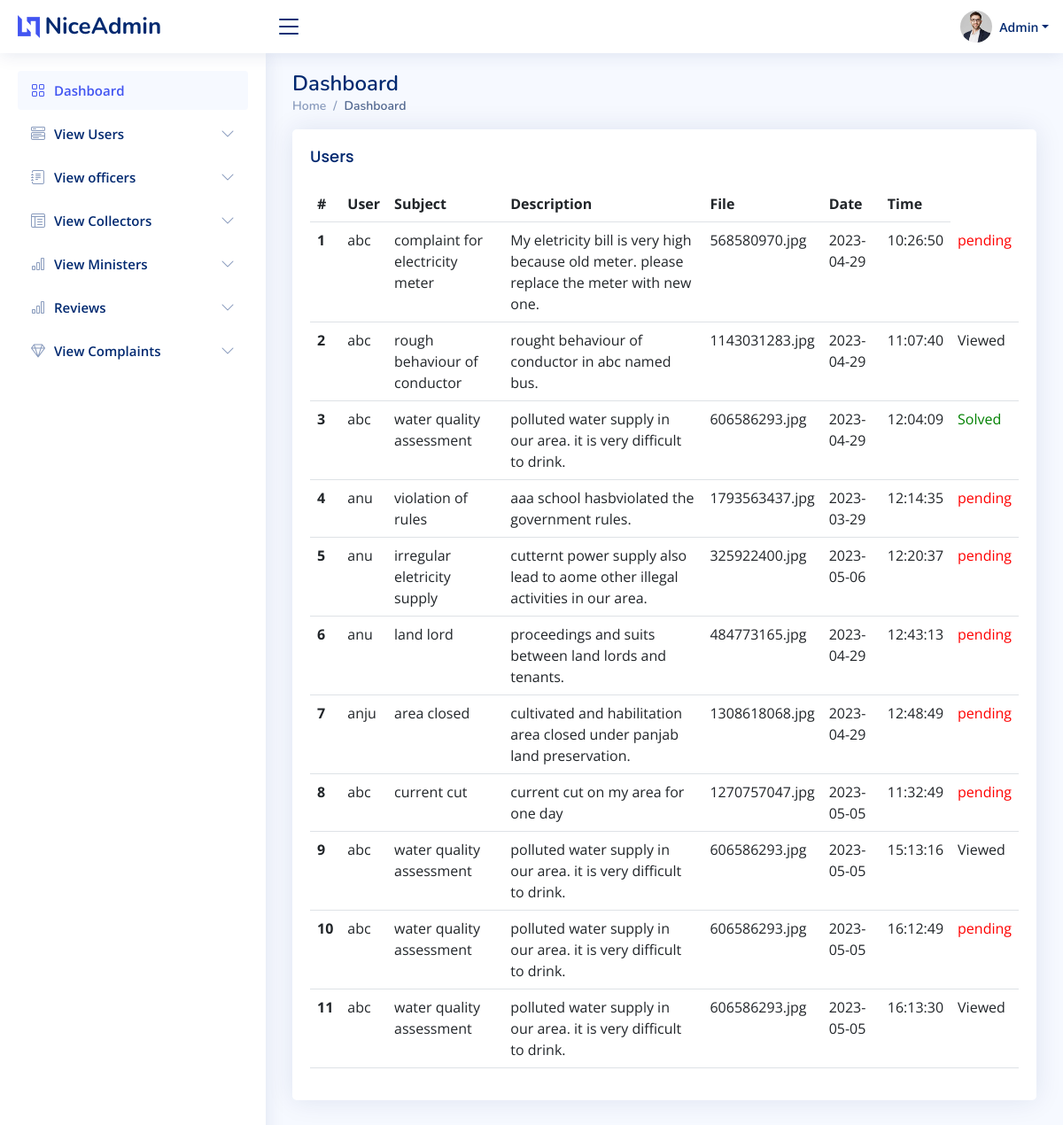
/all-complaints.php, run on the app's committed database.
### tables this page shows
CREATE TABLE `complaints` (
  `comp_id` int(11) NOT NULL,
  `login_id` int(11) NOT NULL,
  `department` varchar(100) NOT NULL,
  `subject` varchar(100) NOT NULL,
  `description` varchar(500) NOT NULL,
  `file` varchar(300) NOT NULL,
  `date` date NOT NULL DEFAULT current_timestamp(),
  `time` time NOT NULL DEFAULT current_timestamp(),
  `status` varchar(50) NOT NULL DEFAULT '0',
  `col_update` varchar(10) NOT NULL DEFAULT '0'
);

CREATE TABLE `users` (
  `user_id` int(11) NOT NULL,
  `login_id` int(11) NOT NULL,
  `name` varchar(30) NOT NULL,
  `address_user` varchar(100) NOT NULL,
  `mobile` varchar(15) NOT NULL,
  `district` varchar(26) NOT NULL,
  `taluk` varchar(20) NOT NULL,
  `village` varchar(20) NOT NULL,
  `email` varchar(50) NOT NULL
);

### all-complaints.php (the view, shortened to what this page needs)
<?php
include 'api/connection.php';
$data = mysqli_query($con,"select * from complaints join users on users.login_id = complaints.login_id");
?>
<!DOCTYPE html>
<html lang="en">
<head>
  <link href="assets/vendor/bootstrap/css/bootstrap.min.css" rel="stylesheet">
  <link href="assets/vendor/bootstrap-icons/bootstrap-icons.css" rel="stylesheet">
  <link href="assets/vendor/boxicons/css/boxicons.min.css" rel="stylesheet">
  <link href="assets/vendor/quill/quill.snow.css" rel="stylesheet">
  <link href="assets/vendor/quill/quill.bubble.css" rel="stylesheet">
  <link href="assets/vendor/remixicon/remixicon.css" rel="stylesheet">
  <link href="assets/vendor/simple-datatables/style.css" rel="stylesheet">
  <link href="assets/css/style.css" rel="stylesheet">
</head>
<body>
 <?php include 'header.php'; ?>
 <?php include 'sidebar.php'; ?>
  <main id="main" class="main">
    <div class="pagetitle">
      <h1>Dashboard</h1>
      <nav>
        <ol class="breadcrumb">
          <li class="breadcrumb-item"><a href="index.html">Home</a></li>
          <li class="breadcrumb-item active">Dashboard</li>
        </ol>
      </nav>
    </div>
    <section class="section dashboard">
      <section class="section">
      <div class="row">
        <div class="col-lg-12">
          <div class="card">
            <div class="card-body">
              <h5 class="card-title">Users</h5>
              <table class="table datatable">
                <thead>
                  <tr>
                    <th scope="col">#</th>
                    <th scope="col">User</th>
                    <th scope="col">Subject</th>
                    <th scope="col">Description</th>
                    <th scope="col">File</th>
                    <th>Date</th>
                    <th>Time</th>
                  </tr>
                </thead>
                <tbody>
                  <?php
                  $count=0;
                  while($row = mysqli_fetch_assoc($data)){
                    $count++;
                  ?>
                  <tr>
                    <th scope="row"><?php echo $count; ?></th>
                    <td><?php echo $row['name'] ?></td>
                    <td><?php echo $row['subject'] ?></td>
                    <td><?php echo $row['description'] ?></td>
                    <td><?php echo $row['file'] ?></td>
                    <td><?php echo $row['date'] ?></td>
                    <td><?php echo $row['time'] ?></td>
                    <?php
                    if($row['status']=='3'){
                        ?>
                         <td style="color:green">Solved</td>
                        <?php
                    }
                    ?>
                    <?php
                    if($row['status']=='1'){
                        ?>
                         <td>Viewed</td>
                        <?php
                    }
                    ?>
                    <?php
                    if($row['status']=='0'){
                        ?>
                         <td style="color:red">pending</td>
                        <?php
                    }
                    ?>
                  </tr>
                  <?php
                  }
                  ?>
                </tbody>
              </table>
            </div>
          </div>
        </div>
    </section>
    </section>
  </main>
</body>
</html>

### assets/css/style.css (style rules this page uses)
:root { scroll-behavior: smooth; }
body { font-family: "Open Sans", sans-serif; background: #f6f9ff; color: #444444; }
a { color: #4154f1; text-decoration: none; }
h1, h2, h3, h4, h5, h6 { font-family: "Nunito", sans-serif; }
#main { margin-top: 60px; padding: 20px 30px; transition: all 0.3s; }
.pagetitle { margin-bottom: 10px; }
.pagetitle h1 { font-size: 24px; margin-bottom: 0; font-weight: 600; color: #012970; }
.card { margin-bottom: 30px; border: none; border-radius: 5px; box-shadow: 0px 0 30px rgba(1, 41, 112, 0.1); }
.card-title { padding: 20px 0 15px 0; font-size: 18px; font-weight: 500; color: #012970; font-family: "Poppins", sans-serif; }
.card-body { padding: 0 20px 20px 20px; }
.breadcrumb { font-size: 14px; font-family: "Nunito", sans-serif; color: #899bbd; font-weight: 600; }
.breadcrumb a { color: #899bbd; transition: 0.3s; }
.breadcrumb .breadcrumb-item::before { color: #899bbd; }
.breadcrumb .active { color: #51678f; font-weight: 600; }
@media (min-width: 1200px) { #main, #footer { margin-left: 300px; } }

### data on the page
complaints: users.name "abc", subject "complaint for electricity meter", description "My eletricity bill is very high because old meter. please replace the meter with new one.", file "568580970.jpg", date "2023-04-29", time "10:26:50", status "pending"
complaints: users.name "abc", subject "rough behaviour of conductor", description "rought behaviour of conductor in abc named bus.", file "1143031283.jpg", date "2023-04-29", time "11:07:40", status "Viewed"
complaints: users.name "abc", subject "water quality assessment", description "polluted water supply in our area. it is very difficult to drink.", file "606586293.jpg", date "2023-04-29", time "12:04:09", status "Solved"
complaints: users.name "anu", subject "violation of rules", description "aaa school hasbviolated the government rules.", file "1793563437.jpg", date "2023-03-29", time "12:14:35", status "pending"
complaints: users.name "anu", subject "irregular eletricity supply", description "cutternt power supply also lead to aome other illegal activities in our area.", file "325922400.jpg", date "2023-05-06", time "12:20:37", status "pending"
complaints: users.name "anu", subject "land lord", description "proceedings and suits between land lords and tenants.", file "484773165.jpg", date "2023-04-29", time "12:43:13", status "pending"
complaints: users.name "anju", subject "area closed", description "cultivated and habilitation area closed under panjab land preservation.", file "1308618068.jpg", date "2023-04-29", time "12:48:49", status "pending"
complaints: users.name "abc", subject "current cut", description "current cut on my area for one day", file "1270757047.jpg", date "2023-05-05", time "11:32:49", status "pending"
complaints: users.name "abc", subject "water quality assessment", description "polluted water supply in our area. it is very difficult to drink.", file "606586293.jpg", date "2023-05-05", time "15:13:16", status "Viewed"
complaints: users.name "abc", subject "water quality assessment", description "polluted water supply in our area. it is very difficult to drink.", file "606586293.jpg", date "2023-05-05", time "16:12:49", status "pending"
complaints: users.name "abc", subject "water quality assessment", description "polluted water supply in our area. it is very difficult to drink.", file "606586293.jpg", date "2023-05-05", time "16:13:30", status "Viewed"
